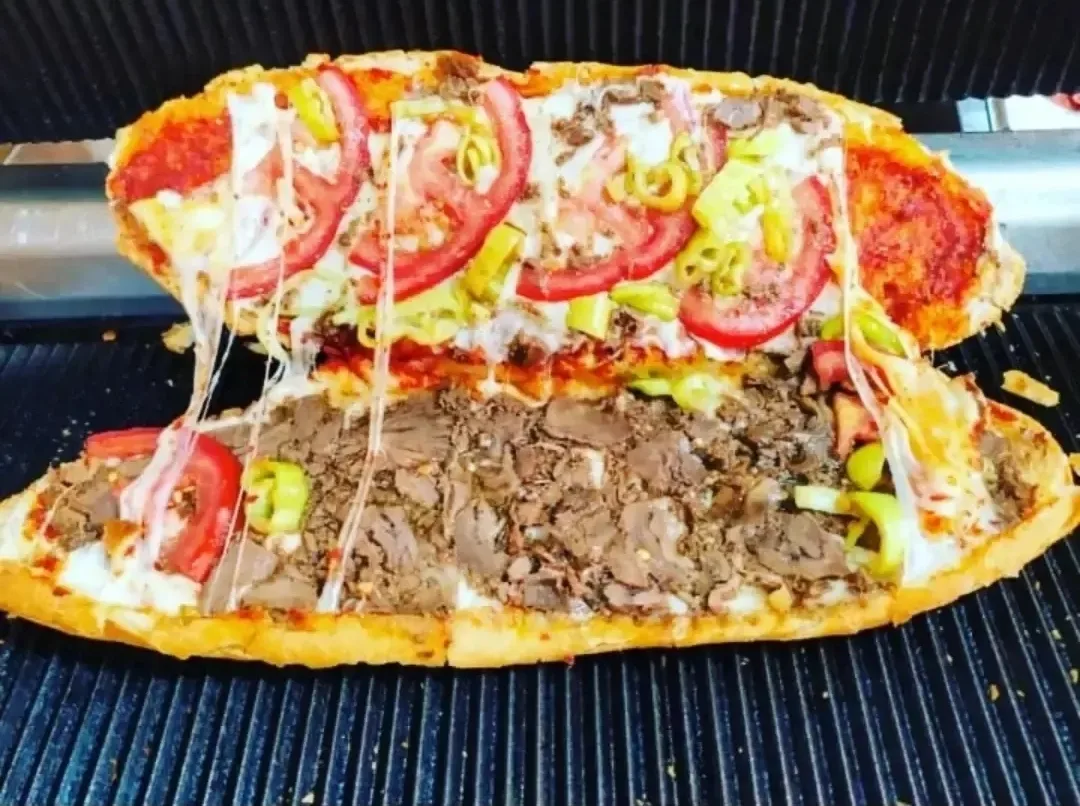
#> input picture images/tost/tamkav.webp, 1080 x 806 px
$ python make_og.py
#> lines starting #> are read from the running program, lines starting #| are printed output that depends on the picture
"""Generate a 1200x630 Open Graph cover image for Geleneksel Tostçu."""
from PIL import Image, ImageDraw, ImageFilter, ImageFont, ImageEnhance
import os

ROOT = os.path.dirname(os.path.abspath(__file__))
W, H = 1200, 630

# --- Background: blurred & darkened tost photo -----------------------------
bg_src = Image.open(os.path.join(ROOT, "images", "tost", "tamkav.webp")).convert("RGB")
#> bg_src is the input picture: PIL image 1080x806 RGB; mean R, G, B 140.7, 115.4, 87.3

# Cover-fit crop to 1200x630
src_ratio = bg_src.width / bg_src.height
#> src_ratio = 1.34
dst_ratio = W / H
if src_ratio > dst_ratio:
    new_h = H
    new_w = int(src_ratio * new_h)
else:
    new_w = W
    new_h = int(new_w / src_ratio)
#> new_h = 895
bg = bg_src.resize((new_w, new_h), Image.LANCZOS)
left = (new_w - W) // 2
top = (new_h - H) // 2
#> top = 132
bg = bg.crop((left, top, left + W, top + H))
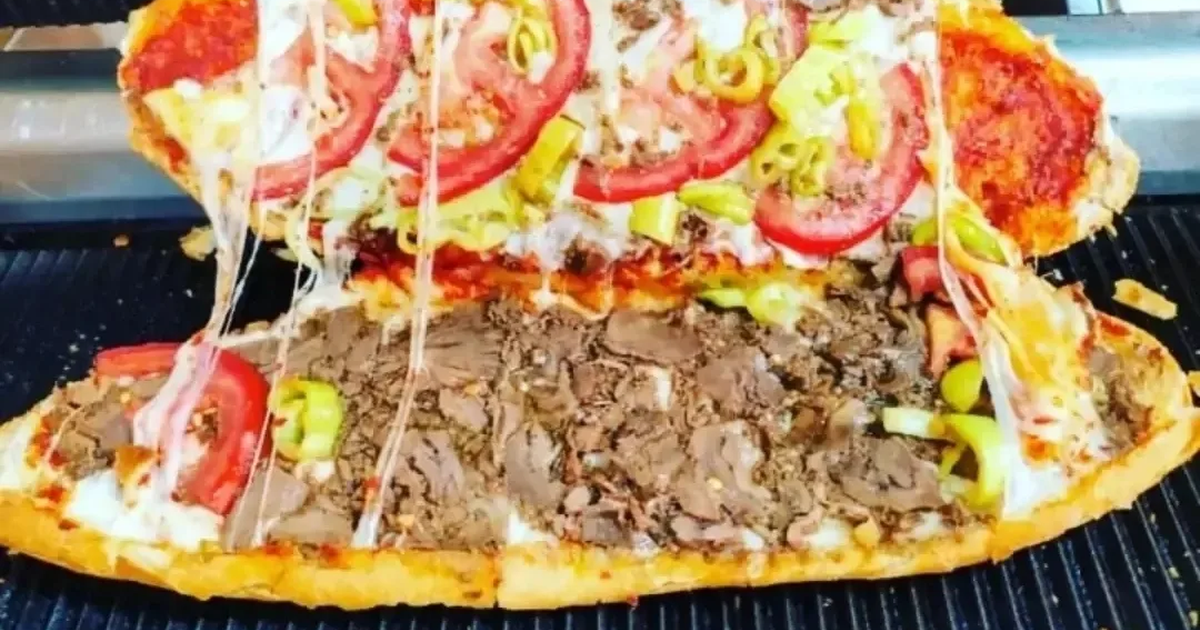
#> bg: PIL image 1200x630 RGB; mean R, G, B 175.4, 138.2, 97.1

# Blur + darken
bg = bg.filter(ImageFilter.GaussianBlur(radius=14))
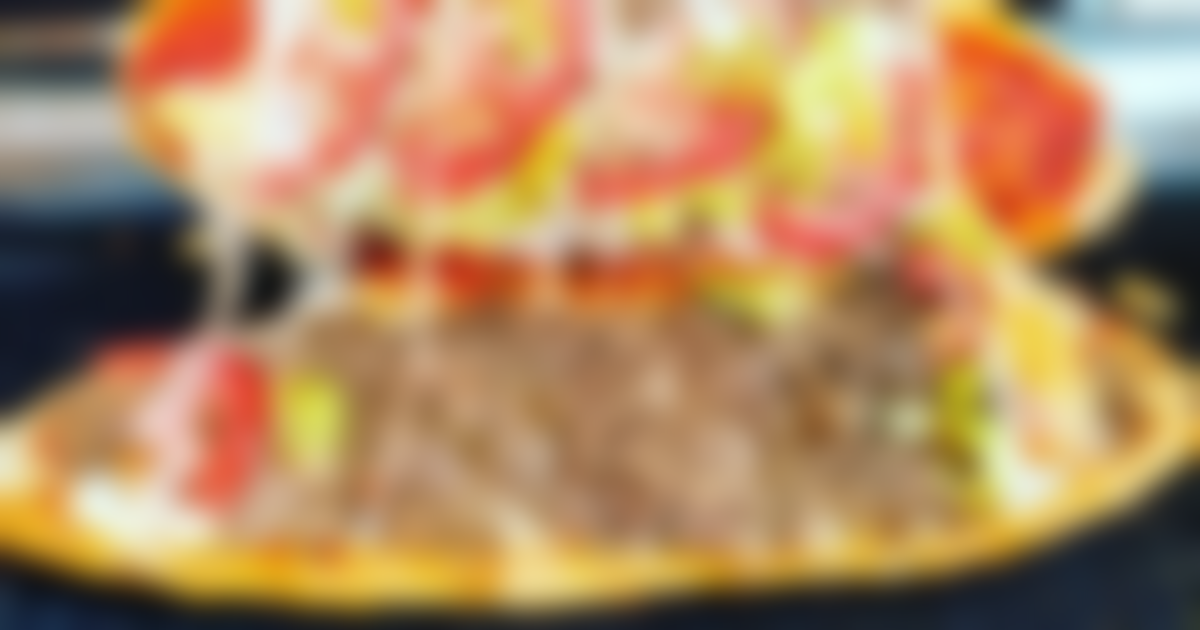
#> bg: PIL image 1200x630 RGB; mean R, G, B 175.4, 138.2, 97.1
bg = ImageEnhance.Brightness(bg).enhance(0.45)
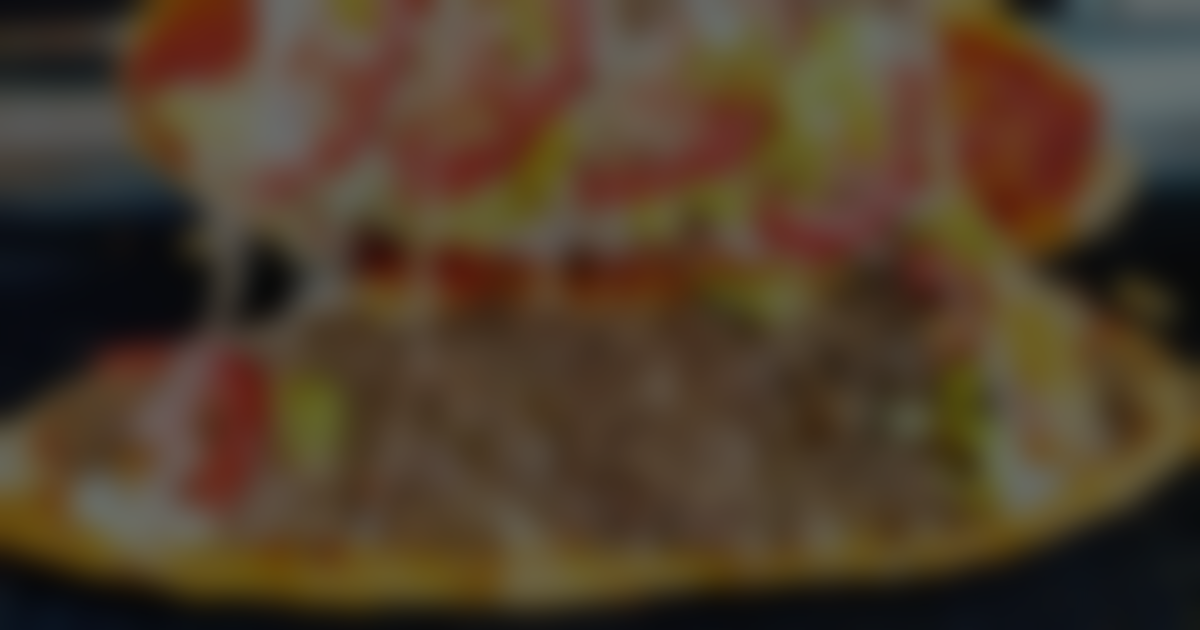
#> bg: PIL image 1200x630 RGB; mean R, G, B 78.4, 61.7, 43.2
bg = ImageEnhance.Color(bg).enhance(0.85)

# Warm overlay gradient (dark brown -> dark green) for cohesive brand feel
overlay = Image.new("RGBA", (W, H), (0, 0, 0, 0))
#> overlay: PIL image 1200x630 RGBA; every value is 0
od = ImageDraw.Draw(overlay)
for x in range(W):
    t = x / (W - 1)
    # left: deep brown (#3a1f10) ; right: deep green (#0e2a1f)
    r = int((1 - t) * 58 + t * 14)
    g = int((1 - t) * 31 + t * 42)
    b = int((1 - t) * 16 + t * 31)
    a = 165  # ~65% opacity
    od.line([(x, 0), (x, H)], fill=(r, g, b, a))

canvas = bg.convert("RGBA")
canvas = Image.alpha_composite(canvas, overlay)
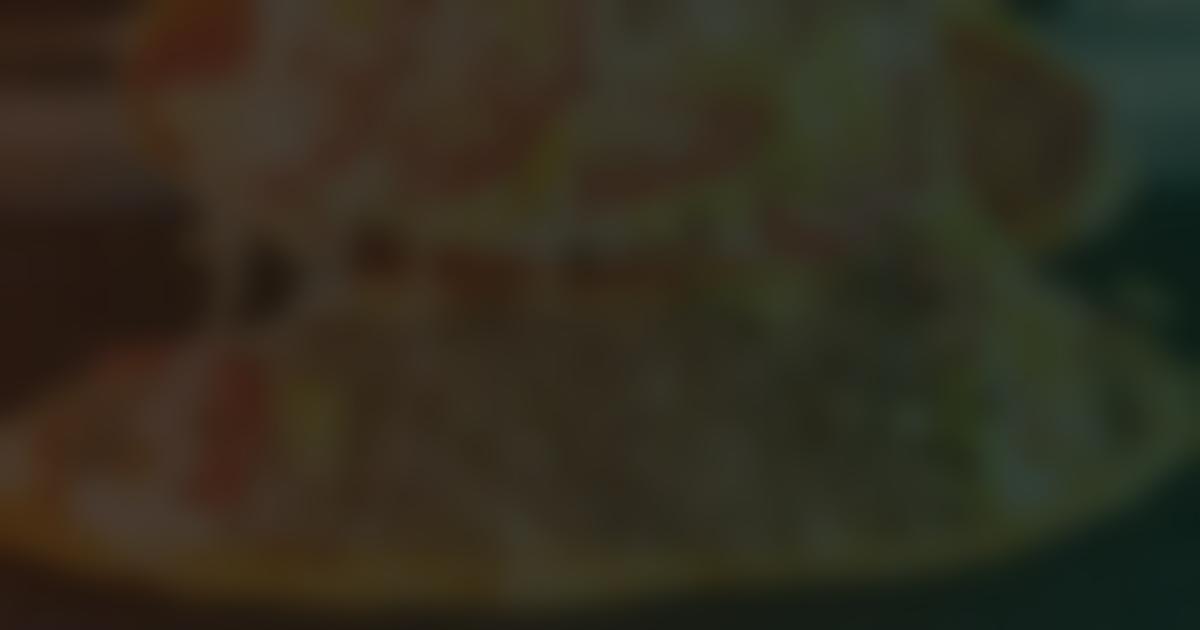
#> canvas: PIL image 1200x630 RGBA; mean R, G, B, A 49.8, 45.1, 31.1, 255

# Subtle vignette
vignette = Image.new("L", (W, H), 0)
#> vignette: PIL image 1200x630 L; every value is 0
vd = ImageDraw.Draw(vignette)
vd.ellipse((-200, -200, W + 200, H + 200), fill=255)
vignette = vignette.filter(ImageFilter.GaussianBlur(160))
#> vignette: PIL image 1200x630 L; every value is 255
black = Image.new("RGBA", (W, H), (0, 0, 0, 120))
canvas = Image.composite(canvas, Image.alpha_composite(canvas, black),
                         vignette)

draw = ImageDraw.Draw(canvas)

# --- Logo on the left -------------------------------------------------------
#> (the run stopped early here; a loop or call above may not have finished)

$ run again, with images/tost/3ceyrekkar.webp copied over images/tost/tamkav.webp
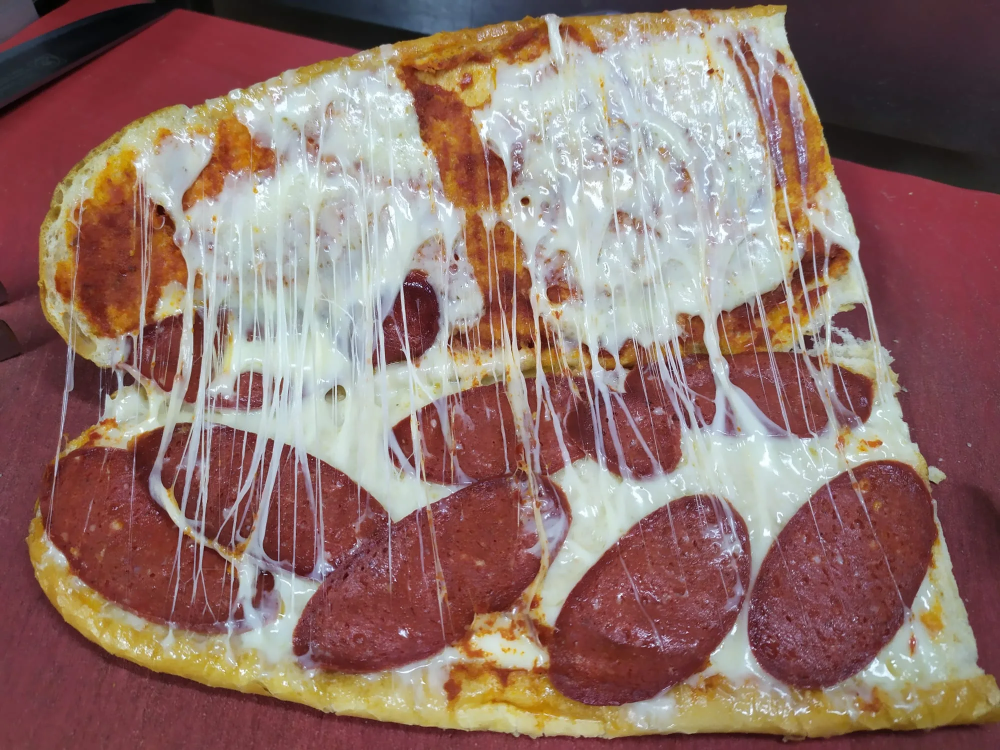
#> input picture images/tost/3ceyrekkar.webp, 2000 x 1500 px (shown at 1/2 size)
#> bg_src is the input picture: PIL image 2000x1500 RGB; mean R, G, B 144.2, 114, 106.9
#> `bg = ImageEnhance.Brightness(bg).enhance(0.45)`:
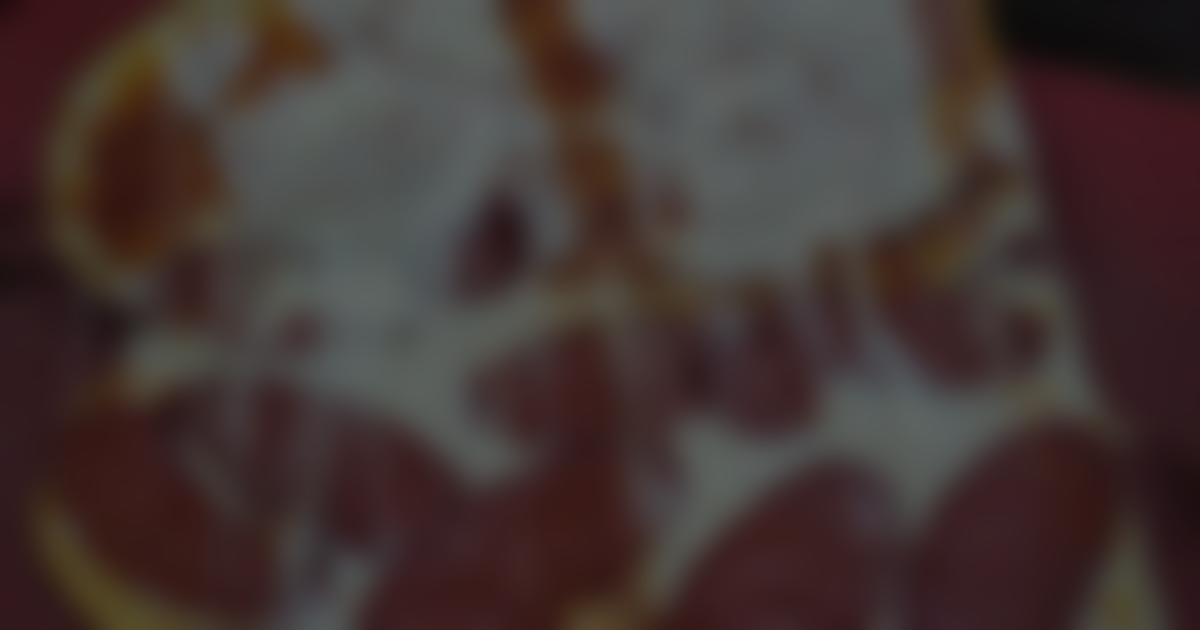
#> bg: PIL image 1200x630 RGB; mean R, G, B 67.4, 53.9, 51.6
#> overlay: PIL image 1200x630 RGBA; every value is 0
#> `canvas = Image.alpha_composite(canvas, overlay)`:
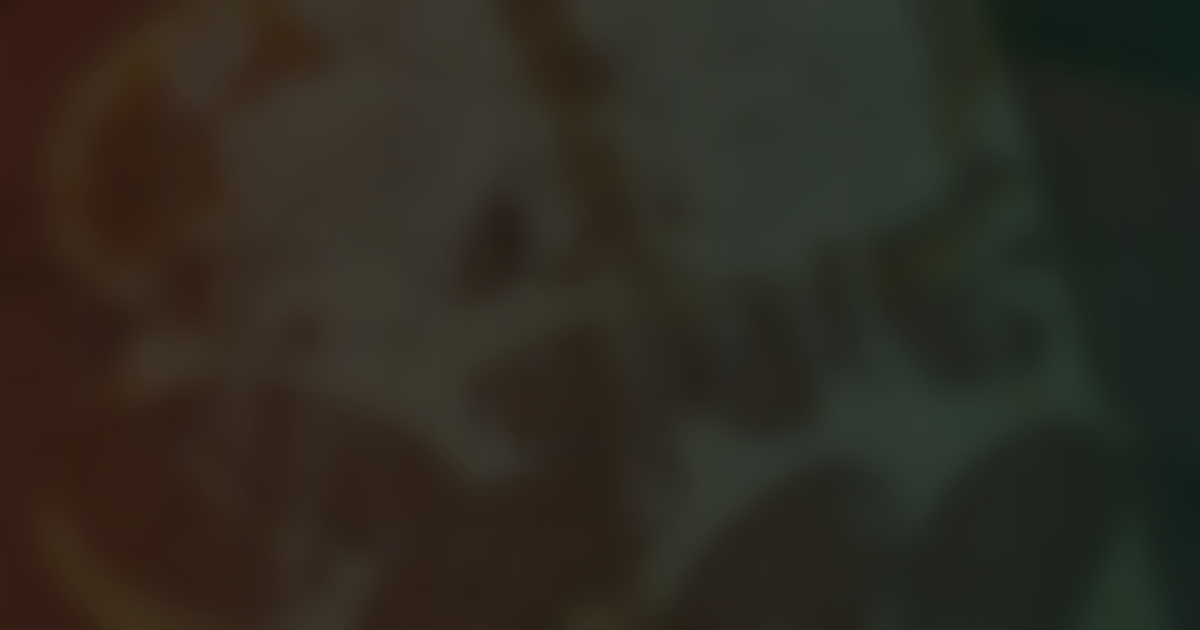
#> canvas: PIL image 1200x630 RGBA; mean R, G, B, A 46.1, 42.4, 33.3, 255

$ run again, with images/tost/3ceyrekkav.webp copied over images/tost/tamkav.webp
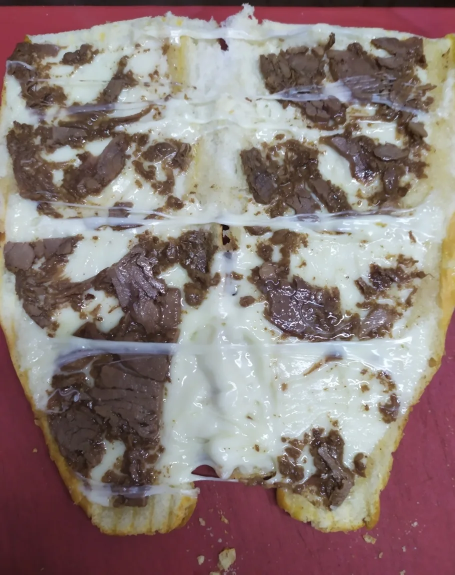
#> input picture images/tost/3ceyrekkav.webp, 910 x 1149 px (shown at 1/2 size)
#> bg_src is the input picture: PIL image 910x1149 RGB; mean R, G, B 139.4, 123.3, 120.4
#> `bg = ImageEnhance.Brightness(bg).enhance(0.45)`:
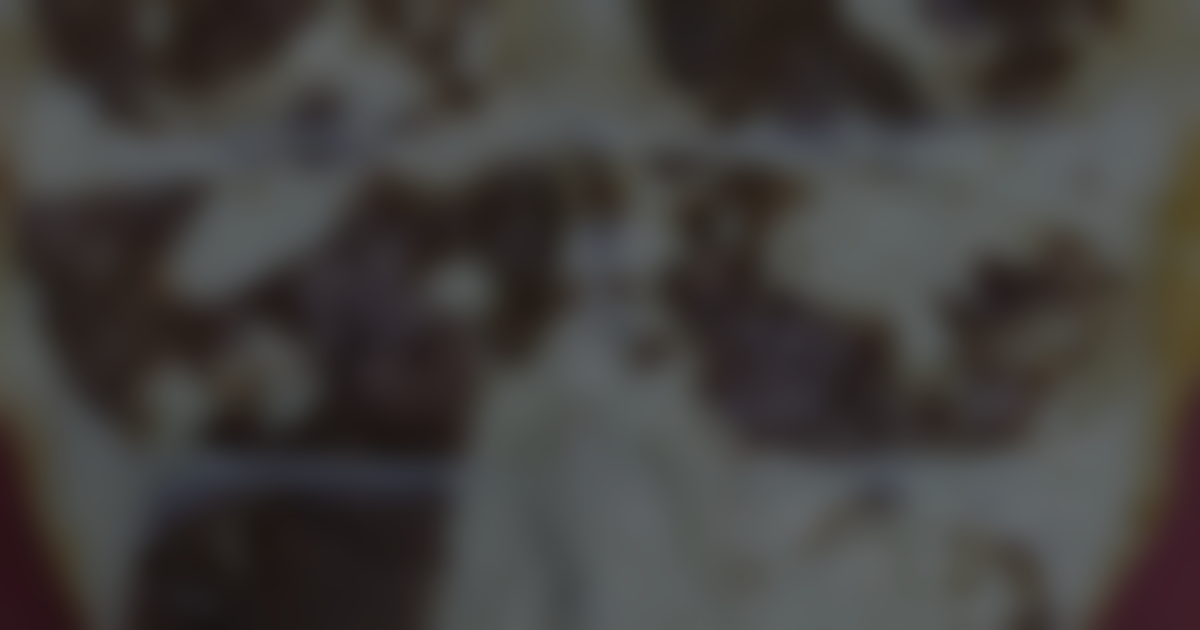
#> bg: PIL image 1200x630 RGB; mean R, G, B 66.6, 64.2, 61.9
#> overlay: PIL image 1200x630 RGBA; every value is 0
#> `canvas = Image.alpha_composite(canvas, overlay)`:
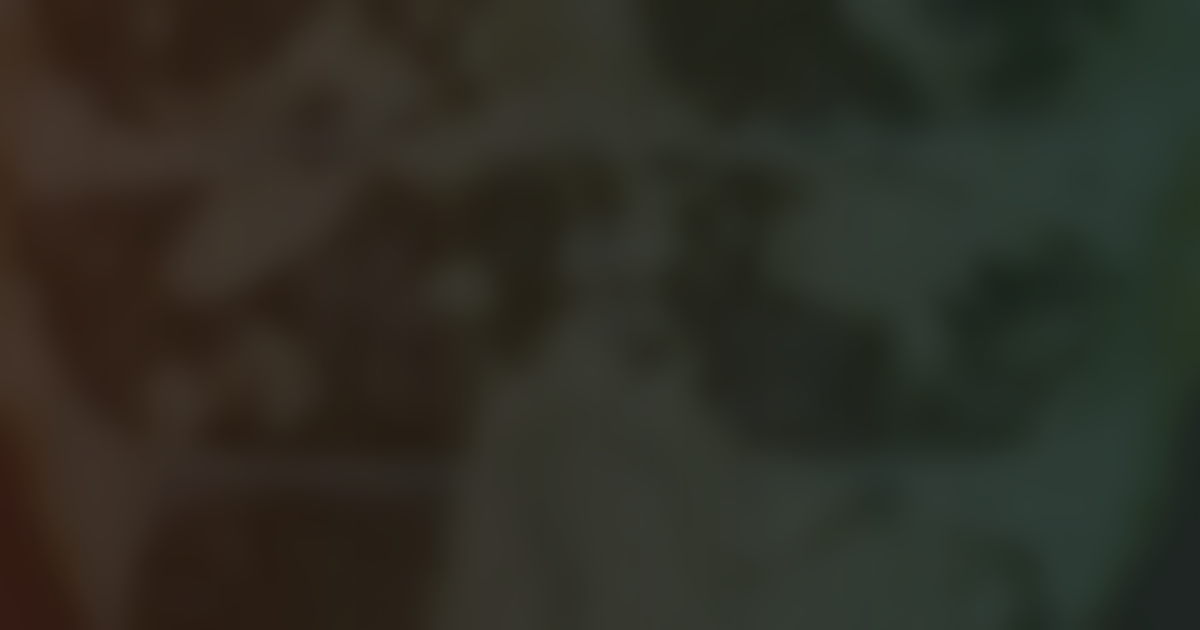
#> canvas: PIL image 1200x630 RGBA; mean R, G, B, A 46.2, 45.8, 36.7, 255

$ run again, with images/tost/ayvalik.webp copied over images/tost/tamkav.webp
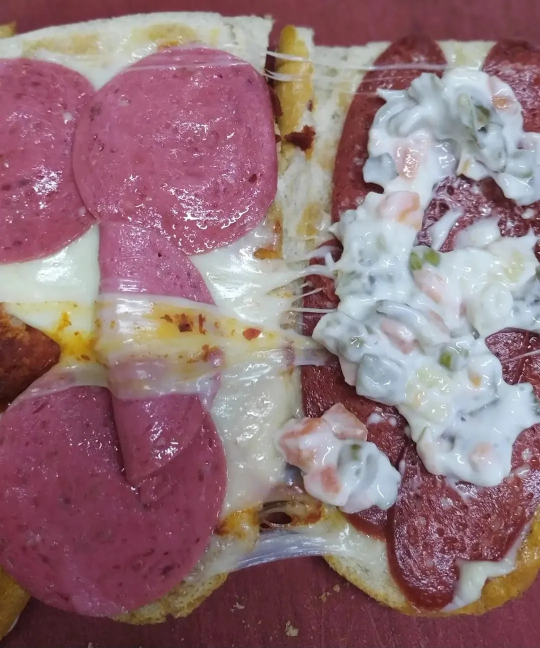
#> input picture images/tost/ayvalik.webp, 1080 x 1296 px (shown at 1/2 size)
#> bg_src is the input picture: PIL image 1080x1296 RGB; mean R, G, B 147, 115.2, 121.3
#> `bg = ImageEnhance.Brightness(bg).enhance(0.45)`:
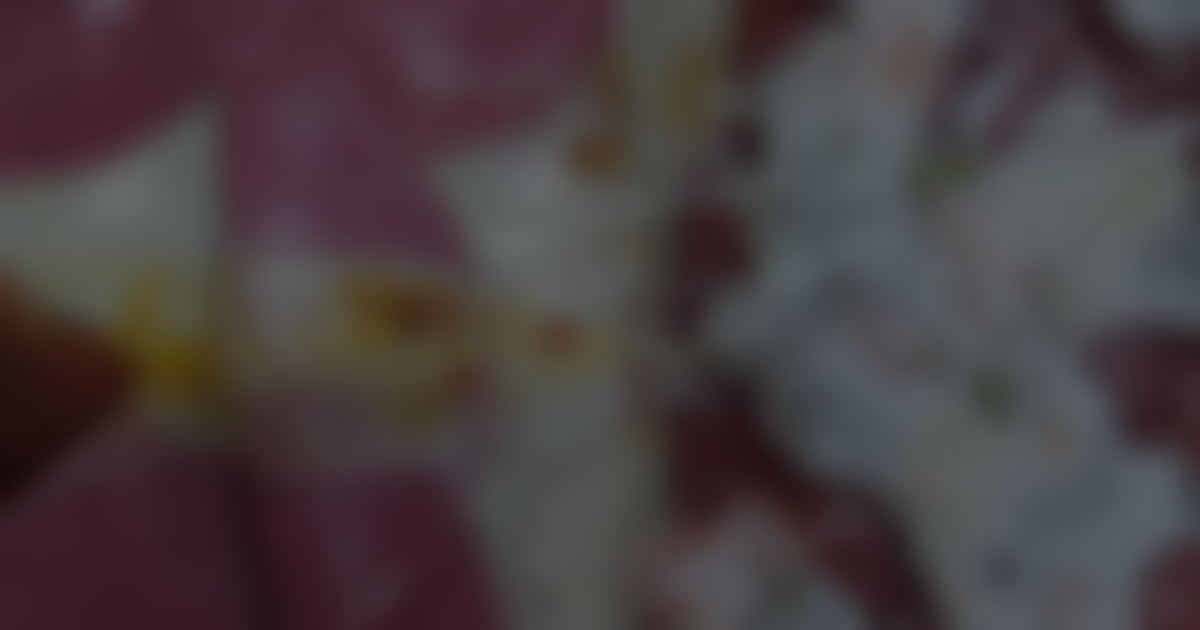
#> bg: PIL image 1200x630 RGB; mean R, G, B 71.7, 62.2, 64.3
#> overlay: PIL image 1200x630 RGBA; every value is 0
#> `canvas = Image.alpha_composite(canvas, overlay)`:
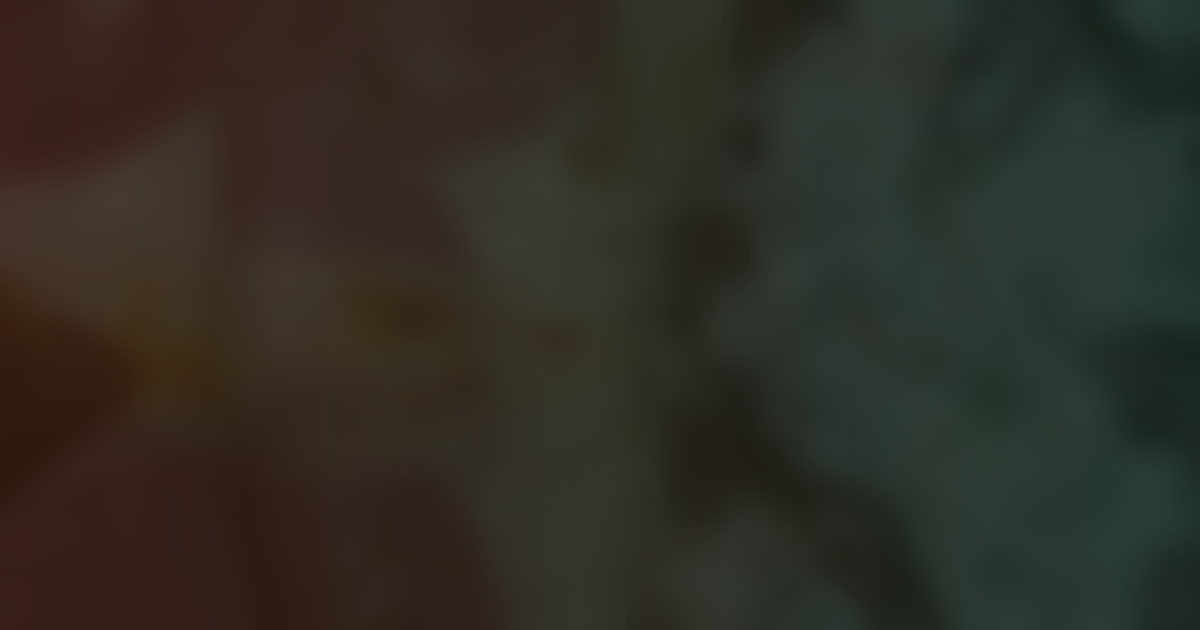
#> canvas: PIL image 1200x630 RGBA; mean R, G, B, A 47.8, 45.2, 37.5, 255
